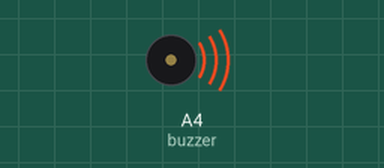
A sketch run on a simulated Arduino Uno, built with avr-gcc and run on an emulated ATmega328P. Shown: buzzer (waves = sounding).

Above: at 0.1 s.
At 26.3 s:
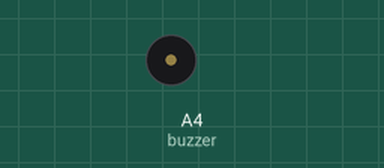
Timing chart, 0 to 40.0 s (numbered marks = the images above):
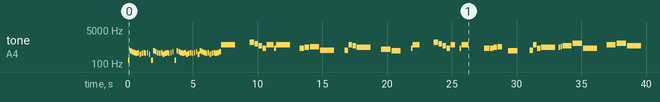

Measured:
- by itself, tone on A4 (buzzer): plays 156 Hz for 0.14 s, 466 Hz for 0.14 s, 415 Hz for 0.14 s, 370 Hz for 0.14 s, 349 Hz for 0.14 s, 370 Hz for 0.14 s … (94 notes in this stretch)

The sketch:

Rage_Beneath_the_Mountains.ino
```cpp
// GENSHIN IMPACT 若陀龍王戰鬥 BGM（二階段） "岩壑之崩" / Azhdaha Boss Battle Theme Phase 2 "Rage Beneath the Mountains"

#include <avr/pgmspace.h>

#define NOTE_B0  31
#define NOTE_C1  33
#define NOTE_CS1 35
#define NOTE_D1  37
#define NOTE_DS1 39
#define NOTE_E1  41
#define NOTE_F1  44
#define NOTE_FS1 46
#define NOTE_G1  49
#define NOTE_GS1 52
#define NOTE_A1  55
#define NOTE_AS1 58
#define NOTE_B1  62
#define NOTE_C2  65
#define NOTE_CS2 69
#define NOTE_D2  73
#define NOTE_DS2 78
#define NOTE_E2  82
#define NOTE_F2  87
#define NOTE_FS2 93
#define NOTE_G2  98
#define NOTE_GS2 104
#define NOTE_A2  110
#define NOTE_AS2 117
#define NOTE_B2  123
#define NOTE_C3  131
#define NOTE_CS3 139
#define NOTE_D3  147
#define NOTE_DS3 156
#define NOTE_E3  165
#define NOTE_F3  175
#define NOTE_FS3 185
#define NOTE_G3  196
#define NOTE_GS3 208
#define NOTE_A3  220
#define NOTE_AS3 233
#define NOTE_B3  247
#define NOTE_C4  262
#define NOTE_CS4 277
#define NOTE_D4  294
#define NOTE_DS4 311
#define NOTE_E4  330
#define NOTE_F4  349
#define NOTE_FS4 370
#define NOTE_G4  392
#define NOTE_GS4 415
#define NOTE_A4  440
#define NOTE_AS4 466
#define NOTE_B4  494
#define NOTE_C5  523
#define NOTE_CS5 554
#define NOTE_D5  587
#define NOTE_DS5 622
#define NOTE_E5  659
#define NOTE_F5  698
#define NOTE_FS5 740
#define NOTE_G5  784
#define NOTE_GS5 831
#define NOTE_A5  880
#define NOTE_AS5 932
#define NOTE_B5  988
#define NOTE_C6  1047
#define NOTE_CS6 1109
#define NOTE_D6  1175
#define NOTE_DS6 1245
#define NOTE_E6  1319
#define NOTE_F6  1397
#define NOTE_FS6 1480
#define NOTE_G6  1568
#define NOTE_GS6 1661
#define NOTE_A6  1760
#define NOTE_AS6 1865
#define NOTE_B6  1976
#define NOTE_C7  2093
#define NOTE_CS7 2217
#define NOTE_D7  2349
#define NOTE_DS7 2489
#define NOTE_E7  2637
#define NOTE_F7  2794
#define NOTE_FS7 2960
#define NOTE_G7  3136
#define NOTE_GS7 3322
#define NOTE_A7  3520
#define NOTE_AS7 3729
#define NOTE_B7  3951
#define NOTE_C8  4186
#define NOTE_CS8 4435
#define NOTE_D8  4699
#define NOTE_DS8 4978
#define NOTE_E8  5274
#define NOTE_F8  5588
#define NOTE_FS8 5920
#define NOTE_G8  6272
#define NOTE_GS8 6645
#define NOTE_A8  7074
#define NOTE_AS8 7459
#define NOTE_B8  7902
#define REST 0

int tempo = 100;
int buzzer = A4;

const int melody[] PROGMEM = {
  NOTE_DS3,16,NOTE_AS4,16,NOTE_GS4,16,NOTE_FS4,16,NOTE_F4,16,
  NOTE_FS4,16,NOTE_DS4,16,NOTE_F4,16,NOTE_FS4,16,NOTE_F4,32,REST,32,NOTE_FS4,32,REST,32,NOTE_DS4,32,REST,32,
  NOTE_DS3,16,NOTE_AS4,16,NOTE_GS4,16,NOTE_FS4,16,NOTE_F4,16,NOTE_FS4,16,NOTE_DS4,16,
  NOTE_F4,16,NOTE_FS4,16,NOTE_F4,32,REST,32,NOTE_FS4,32,REST,32,NOTE_GS4,32,REST,32,
  NOTE_DS3,16,NOTE_AS4,16,NOTE_GS4,16,NOTE_FS4,16,NOTE_F4,16,NOTE_FS4,16,NOTE_DS4,16,
  NOTE_F4,16,NOTE_FS4,16,NOTE_F4,32,REST,32,NOTE_FS4,32,REST,32,NOTE_GS4,32,REST,32,NOTE_DS4,16,
  NOTE_AS4,16,NOTE_GS4,16,NOTE_FS4,16,NOTE_F4,16,NOTE_FS4,16,NOTE_DS4,16,NOTE_F4,16,NOTE_FS4,16,NOTE_F4,16,NOTE_FS4,16,NOTE_GS4,16,NOTE_AS5,2,REST,4,
  REST,6,NOTE_DS6,6,NOTE_C6,8,NOTE_GS5,8,NOTE_DS5,8,NOTE_AS5,4,NOTE_DS5,16,NOTE_AS5,2,REST,4,NOTE_DS5,6,NOTE_F5,6,
  NOTE_FS5,3,NOTE_B4,2,REST,6,REST,8,NOTE_B4,8,NOTE_AS5,8,NOTE_GS5,8,NOTE_F5,2,REST,6,REST,8,NOTE_CS5,3,NOTE_AS4,3,REST,6,REST,8,
  NOTE_DS5,16,NOTE_AS5,4,REST,16,REST,32,REST,32,REST,32,REST,32,REST,32,REST,32,REST,6,
  NOTE_DS6,6,NOTE_C6,8,NOTE_GS5,8,NOTE_DS5,8,NOTE_AS5,6,REST,8,NOTE_DS5,16,NOTE_AS5,4,
  REST,32,REST,32,REST,32,REST,32,REST,32,REST,32,REST,6,REST,8,
  NOTE_DS5,32,NOTE_DS5,32,NOTE_DS5,8,NOTE_DS5,8,NOTE_F5,8,NOTE_FS5,6,REST,6,NOTE_AS4,3,
  REST,32,REST,32,REST,32,REST,32,REST,32,REST,32,REST,6,
  NOTE_B4,8,NOTE_AS5,8,NOTE_DS5,8,NOTE_F5,2,REST,32,REST,32,
  NOTE_F5,16,NOTE_FS5,16,NOTE_GS5,3,NOTE_CS6,3,NOTE_DS5,2,REST,4,NOTE_AS5,3,NOTE_CS6,3,NOTE_GS5,2,REST,4,
  NOTE_F5,3,NOTE_CS5,3,NOTE_DS5,3,NOTE_AS5,3,NOTE_DS6,3,NOTE_FS6,3,NOTE_F6,32,NOTE_FS6,32,NOTE_F6,3,NOTE_CS6,3,NOTE_AS5,3,
  NOTE_F5,8,NOTE_CS5,8,NOTE_AS4,8,NOTE_DS5,6,REST,6,NOTE_AS5,6,NOTE_GS4,6,NOTE_FS4,6,NOTE_F4,6,NOTE_CS6,3,NOTE_GS5,3,REST,-7,
  NOTE_F6,32,NOTE_FS6,32,NOTE_F6,3,NOTE_CS6,6,NOTE_AS5,6,NOTE_DS5,3,NOTE_DS5,8,NOTE_F5,8,NOTE_FS5,8,
  NOTE_GS5,16,NOTE_CS4,16,NOTE_F4,16,NOTE_GS4,16,NOTE_F4,16,NOTE_GS4,16,NOTE_CS6,3,NOTE_DS6,6,REST,6,
  NOTE_DS6,8,NOTE_F6,8,NOTE_FS6,8,NOTE_GS6,16,NOTE_CS5,16,NOTE_F5,16,NOTE_GS5,16,NOTE_F5,16,NOTE_GS5,16,NOTE_CS7,3,NOTE_DS7,6,
  NOTE_DS4,32,REST,32,NOTE_DS4,32,REST,12,NOTE_CS4,32,REST,32,NOTE_CS4,32,REST,12,NOTE_FS4,32,REST,32,NOTE_FS4,32,REST,32,NOTE_FS4,32,REST,32,
  NOTE_F4,32,REST,32,NOTE_F4,32,REST,12,NOTE_CS4,32,REST,32,NOTE_CS4,32,REST,12,NOTE_GS3,32,REST,32,NOTE_GS3,32,REST,12,
  NOTE_F4,32,REST,32,NOTE_F4,32,REST,32,NOTE_F4,32,NOTE_AS7,6,
  NOTE_AS4,32,REST,32,NOTE_AS4,32,REST,12,NOTE_GS4,32,REST,32,NOTE_GS4,32,REST,16,NOTE_FS5,10,REST,10,NOTE_F5,10,REST,10,NOTE_CS5,10,REST,10,NOTE_GS4,10,REST,10,
  NOTE_GS6,16,NOTE_FS6,16,NOTE_CS6,16,NOTE_AS5,16,REST,6,NOTE_DS4,32,REST,32,NOTE_DS4,32,REST,12,NOTE_DS4,32,REST,32,NOTE_DS4,32,REST,12,
  NOTE_FS4,32,REST,32,NOTE_FS4,32,REST,32,NOTE_FS4,32,REST,32,NOTE_FS6,32,   NOTE_GS6,8,
  NOTE_CS5,10,REST,10,NOTE_GS4,10,REST,10,NOTE_F4,12,NOTE_F4,12,NOTE_F4,12,REST,8,NOTE_AS4,32,REST,32,NOTE_AS4,32,REST,12,NOTE_GS4,32,REST,32,NOTE_GS4,32,REST,12,
  NOTE_DS6,16,NOTE_DS6,16,NOTE_DS6,16,NOTE_GS6,16,NOTE_GS6,16,REST,16,NOTE_FS6,16,NOTE_FS6,16,REST,16,
  NOTE_C8,128,NOTE_B7,128,NOTE_A7,128,NOTE_G7,128,NOTE_F7,128,NOTE_E7,128,NOTE_D7,128,NOTE_C7,128,NOTE_B6,128,NOTE_A6,128,NOTE_G6,128,NOTE_F6,128,
  NOTE_E6,128,NOTE_D6,128,NOTE_C6,128,NOTE_B5,128,NOTE_A5,128,NOTE_G5,128,NOTE_F5,128,NOTE_E5,128,NOTE_D5,128,NOTE_C5,128,
  NOTE_B4,128,NOTE_A4,128,NOTE_G4,128,NOTE_F4,128,NOTE_E4,128,NOTE_D4,128,NOTE_B3,128,NOTE_A3,128,NOTE_G3,128,NOTE_E3,128,NOTE_F3,128,NOTE_E3,128,NOTE_D3,128,NOTE_C3,4,
  NOTE_GS5,24,NOTE_GS3,24,NOTE_CS4,24,NOTE_E4,24,NOTE_GS4,24,NOTE_E4,24,NOTE_GS4,24,NOTE_C5,24,NOTE_A5,24,
  NOTE_GS4,24,NOTE_E4,24,NOTE_DS4,24,REST,24,NOTE_GS3,24,NOTE_E3,24,NOTE_C3,24,
  NOTE_E6,24,NOTE_CS5,24,NOTE_GS4,24,NOTE_E4,24,NOTE_DS4,24,NOTE_CS4,24,NOTE_GS3,24,NOTE_E3,24,NOTE_DS6,24,NOTE_CS3,24,
  NOTE_GS3,24,NOTE_CS4,24,NOTE_E4,24,NOTE_GS4,24,NOTE_CS5,24,NOTE_E5,24,NOTE_DS6,24,
  NOTE_DS3,24,NOTE_GS3,24,NOTE_C4,24,NOTE_DS4,24,NOTE_GS4,24,NOTE_C5,24,NOTE_DS5,24,NOTE_A6,24,
  NOTE_DS5,24,NOTE_C5,24,NOTE_GS4,24,NOTE_DS4,24,NOTE_C4,24,NOTE_GS3,24,NOTE_DS3,24,NOTE_GS6,24,
  NOTE_GS3,24,NOTE_C4,24,NOTE_DS4,24,NOTE_GS4,24,NOTE_DS4,24,NOTE_GS4,24,NOTE_C5,24,NOTE_DS6,24,
  NOTE_C5,24,NOTE_GS4,24,NOTE_DS4,24,NOTE_E6,24,NOTE_DS4,24,NOTE_C4,24,NOTE_GS3,24,NOTE_FS6,24,
  NOTE_FS3,24,NOTE_B3,24,NOTE_D4,24,NOTE_FS4,24,NOTE_B3,24,NOTE_D4,24,NOTE_FS4,24,NOTE_B5,24,
  NOTE_FS5,24,NOTE_D5,24,NOTE_CS5,24,NOTE_B4,24,NOTE_FS4,24,NOTE_D4,24,NOTE_B3,24,NOTE_CS6,24,
  NOTE_FS3,24,NOTE_B3,24,NOTE_D4,24,NOTE_FS4,24,NOTE_D4,24,NOTE_FS4,24,NOTE_B4,24,NOTE_D6,24,
  NOTE_B5,24,NOTE_G4,24,NOTE_FS4,24,NOTE_D4,24,NOTE_B3,24,NOTE_G3,24,NOTE_FS3,24,NOTE_FS6,24,NOTE_FS3,24,
  NOTE_A3,24,NOTE_CS4,24,NOTE_FS4,24,NOTE_CS4,24,NOTE_FS4,24,NOTE_G4,24,NOTE_C6,24,NOTE_FS5,24,
  NOTE_C5,24,NOTE_A4,24,NOTE_FS4,242,NOTE_C4,24,NOTE_A3,24,NOTE_FS3,24,NOTE_CS6,24,NOTE_CS3,24,
  NOTE_FS3,24,NOTE_A3,24,NOTE_CS4,24,NOTE_FS4,24,NOTE_A4,24,NOTE_CS5,24,NOTE_FS6,6,NOTE_GS6,6,
  NOTE_A6,3,NOTE_CS6,3,NOTE_D6,3,NOTE_FS6,6,NOTE_GS6,6,NOTE_A6,3,NOTE_CS6,3,NOTE_D6,3,
  NOTE_B6,6,NOTE_A6,6,NOTE_A6,3,NOTE_G6,3,NOTE_B5,3,NOTE_CS6,6,NOTE_D6,6,NOTE_FS6,3,NOTE_F6,3,NOTE_D7,6,REST,6,NOTE_CS7,3,
  NOTE_FS5,32,REST,32,NOTE_FS5,32,REST,12,NOTE_G5,32,REST,32,NOTE_G5,32,REST,12,NOTE_DS5,32,REST,32,NOTE_DS5,32,REST,12,
  NOTE_D6,32,REST,32,NOTE_D6,32,REST,12,NOTE_CS6,32,REST,32,NOTE_CS6,32,REST,12,NOTE_E5,32,REST,32,NOTE_E5,32,REST,12,
  NOTE_E6,32,REST,32,NOTE_E6,32,REST,12,NOTE_D6,32,REST,32,NOTE_D6,32,REST,12,NOTE_CS6,32,REST,32,NOTE_CS6,32,REST,12,
  NOTE_D6,32,REST,32,NOTE_D6,32,REST,12,NOTE_AS5,32,REST,32,NOTE_AS5,32,REST,12,NOTE_B5,32,REST,16,NOTE_B5,32,REST,12,
  NOTE_G5,32,REST,32,NOTE_G5,32,REST,12,NOTE_FS5,32,REST,32,NOTE_FS5,32,REST,16,REST,8,REST,16,REST,8,REST,16,
  NOTE_CS6,32,REST,32,NOTE_CS6,32,REST,12,NOTE_D6,32,REST,32,NOTE_D6,32,REST,12,NOTE_AS5,32,REST,32,NOTE_AS5,32,REST,12,
  NOTE_B5,32,REST,32,NOTE_B5,32,REST,12,NOTE_G6,32,REST,32,NOTE_G6,32,REST,12,NOTE_FS6,32,REST,32,NOTE_FS6,32,REST,12,
  NOTE_D7,32,REST,32,NOTE_D7,32,REST,12,NOTE_CS7,32,REST,32,NOTE_D7,32,REST,32,NOTE_CS7,32,REST,12,NOTE_G7,32,REST,32,NOTE_G7,32,REST,12,
  NOTE_FS7,32,REST,32,NOTE_FS7,32,REST,16,NOTE_CS7,32,REST,32,NOTE_CS7,32,REST,16,NOTE_D7,32,REST,32,NOTE_D7,32,REST,16,
  NOTE_AS5,32,REST,32,NOTE_AS5,32,REST,12,NOTE_B5,32,REST,32,NOTE_B5,32,REST,12,NOTE_FS3,8,NOTE_FS3,8,NOTE_FS3,8,
  NOTE_B4,16,NOTE_FS4,16,NOTE_E4,16,NOTE_D4,16,NOTE_CS4,16,NOTE_D4,16,NOTE_B4,16,NOTE_CS4,16,NOTE_D4,16,
  NOTE_CS4,16,NOTE_D4,32,NOTE_E4,32,NOTE_B4,16,NOTE_FS4,16,NOTE_E4,16,NOTE_D4,16,NOTE_CS4,16,NOTE_D4,16,
  NOTE_B4,16,NOTE_CS4,16,NOTE_B4,16,NOTE_CS4,32,REST,32,NOTE_AS4,16,NOTE_DS4,32,REST,32,NOTE_B4,16,
  NOTE_FS4,16,NOTE_E4,16,NOTE_D4,16,NOTE_CS4,16,NOTE_D4,16,NOTE_B4,16,NOTE_CS4,16,NOTE_D4,16,NOTE_CS4,32,REST,32,
  NOTE_D4,32,REST,32,NOTE_E4,32,REST,32,NOTE_B4,16,NOTE_FS4,16,NOTE_E4,16,NOTE_D4,16,NOTE_CS4,16,NOTE_D4,16,
  NOTE_AS4,16,NOTE_CS4,16,NOTE_D4,16,NOTE_CS4,32,REST,32,NOTE_D4,32,REST,32,NOTE_E4,32,REST,32,NOTE_FS4,6,REST,6,
  NOTE_B4,3,NOTE_B4,6,NOTE_B5,6,NOTE_G5,8,NOTE_E5,8,NOTE_CS5,8,NOTE_FS5,6,REST,8,NOTE_B4,16,NOTE_FS5,8,REST,2,REST,8,REST,16,
  NOTE_B4,8,NOTE_B4,8,NOTE_CS5,8,NOTE_D5,3,NOTE_G4,3,REST,4,REST,8,REST,16,NOTE_G4,8,NOTE_FS5,8,NOTE_E5,8,NOTE_CS5,6,REST,2,
  NOTE_CS5,32,NOTE_D5,32,NOTE_E5,6,REST,6,NOTE_A5,3,     REST,3,     NOTE_B5,16,NOTE_FS6,3,REST,6,NOTE_B6,6,NOTE_GS6,8,NOTE_E6,8,NOTE_B5,8,NOTE_FS6,6,REST,8,
  NOTE_B5,16,NOTE_FS6,3,REST,3,NOTE_B5,32,NOTE_B5,32,NOTE_B5,8,NOTE_B5,8,NOTE_CS6,8,NOTE_D6,3,NOTE_G5,3,REST,6,
  NOTE_G5,6,NOTE_FS6,6,NOTE_E6,6,NOTE_CS6,6,REST,3,REST,16,NOTE_CS6,16,NOTE_D6,16,NOTE_E6,6,REST,6,
  NOTE_A6,3,NOTE_B6,6,REST,8,REST,8,REST,8,REST,16,NOTE_B4,32,NOTE_D5,32,NOTE_G5,32,NOTE_B5,32,NOTE_D6,32,NOTE_G6,32,NOTE_B6,4,REST,6,
  NOTE_B5,8,NOTE_CS6,8,NOTE_D6,8,NOTE_CS6,6,NOTE_A7,32,NOTE_FS7,32,NOTE_CS7,32,NOTE_A6,32,NOTE_FS6,32,NOTE_CS6,32,
  NOTE_A5,6,NOTE_E7,32,NOTE_CS7,32,NOTE_A6,32,NOTE_D6,32,NOTE_CS6,32,NOTE_A6,32,NOTE_E6,6,
  NOTE_CS7,32,NOTE_A6,32,NOTE_E6,32,NOTE_CS6,32,NOTE_A5,32,NOTE_E5,32,NOTE_CS5,6,
  NOTE_A6,32,NOTE_FS6,32,NOTE_CS6,32,NOTE_A5,32,NOTE_FS5,32,NOTE_CS5,32,NOTE_B4,6,REST,6,
  NOTE_B4,8,NOTE_CS5,8,NOTE_D5,8,NOTE_CS5,16,NOTE_A3,16,NOTE_E4,16,NOTE_E5,16,NOTE_CS4,16,NOTE_A4,16,
  NOTE_A5,16,NOTE_E4,16,NOTE_CS5,16,NOTE_CS6,16,NOTE_A4,16,NOTE_E5,16,NOTE_E6,16,
  NOTE_A3,16,NOTE_D4,16,NOTE_FS4,16,NOTE_A4,16,NOTE_D5,16,NOTE_FS6,16,
  NOTE_FS3,16,NOTE_G3,16,NOTE_D4,16,NOTE_FS4,16,NOTE_A4,16,NOTE_CS6,4,REST,6,
  NOTE_A5,8,NOTE_FS5,8,NOTE_CS5,8,NOTE_B4,3,NOTE_B5,3,REST,3,
  NOTE_B5,8,NOTE_CS6,8,NOTE_D6,8,NOTE_E6,3,NOTE_FS6,3,NOTE_CS6,3,NOTE_A5,3,NOTE_B5,3,
  NOTE_B5,8,NOTE_CS6,8,NOTE_D6,8,NOTE_DS6,16,NOTE_CS4,16,NOTE_E4,16,NOTE_A4,16,NOTE_E4,16,NOTE_A4,16,
  NOTE_CS6,8,NOTE_D6,8,NOTE_E6,8,NOTE_D6,16,NOTE_D4,16,NOTE_G4,16,NOTE_B4,16,NOTE_G4,16,NOTE_B4,16,
  NOTE_D6,8,NOTE_E6,8,NOTE_FS6,8,NOTE_E6,3,NOTE_A6,3,NOTE_B6,3,
  NOTE_B4,16,NOTE_G4,16,NOTE_FS4,16,NOTE_E4,16,NOTE_D4,16,NOTE_CS4,16,NOTE_B4,16,NOTE_CS4,16,NOTE_D4,16,NOTE_CS4,16,NOTE_D4,16,NOTE_E4,16,NOTE_B4,16,
  NOTE_G4,16,NOTE_FS4,16,NOTE_E4,16,NOTE_D4,16,NOTE_CS4,16,NOTE_B4,32,REST,32,NOTE_CS4,32,REST,32,
  NOTE_B4,32,REST,32,NOTE_CS4,32,REST,32,NOTE_B4,32,REST,32,NOTE_E4,32,REST,32,
  NOTE_B4,16,NOTE_G4,16,NOTE_FS4,16,NOTE_E4,16,NOTE_D4,16,NOTE_CS4,16,NOTE_B4,16,
  NOTE_CS4,16,NOTE_D4,16,NOTE_CS4,16,NOTE_D4,16,NOTE_E4,16,NOTE_B4,16,NOTE_G4,16,NOTE_FS4,16,NOTE_E4,16,NOTE_D4,16,NOTE_CS4,16,
  NOTE_B4,32,REST,32,NOTE_CS4,32,REST,32,NOTE_D4,32,REST,32,NOTE_B4,32,REST,32,NOTE_D4,32,REST,32,NOTE_E4,32,REST,32,
  NOTE_B4,16,NOTE_G4,16,NOTE_FS4,16,NOTE_E4,16,NOTE_D4,16,NOTE_CS4,16,
  NOTE_B4,32,REST,32,NOTE_CS4,32,REST,32,NOTE_B4,32,REST,32,NOTE_CS4,32,REST,32,NOTE_B4,32,REST,32,NOTE_E4,32,REST,32,
  NOTE_A4,16,NOTE_F4,16,NOTE_FS4,16,NOTE_E4,16,NOTE_D4,16,NOTE_CS4,16,NOTE_CS5,32,REST,32,NOTE_B4,32,REST,32,
  NOTE_A4,32,REST,32,NOTE_G4,32,REST,32,NOTE_FS4,32,REST,32,NOTE_E4,32,REST,32,
  NOTE_E5,16,NOTE_D5,16,NOTE_CS4,16,NOTE_G4,16,NOTE_FS4,16,NOTE_E4,16,NOTE_D6,16,NOTE_CS6,16,NOTE_B5,16,
  NOTE_G6,16,NOTE_FS6,16,NOTE_E6,16,NOTE_B5,16,NOTE_CS6,16,NOTE_D6,16,NOTE_E6,16,NOTE_D6,16,NOTE_CS6,16,NOTE_G6,16,
  NOTE_FS6,16,NOTE_E6,16,NOTE_AS6,16,NOTE_B6,16,NOTE_CS7,16,REST,1,
  NOTE_B3,-1,
};

int notes = sizeof(melody) / sizeof(melody[0]) / 2;
int wholenote = (60000 * 4) / tempo;

void playMelody(const int melody[], int notes, int wholenote) {
  for (int thisNote = 0; thisNote < notes * 2; thisNote += 2) {

    int pitch = pgm_read_word(&melody[thisNote]);
    int divider = pgm_read_word(&melody[thisNote + 1]);

    int noteDuration;

    if (divider > 0) {
      // 正常音符
      noteDuration = wholenote / divider;
    } else {
      // 負音符（1.5倍）
      noteDuration = wholenote / abs(divider);
      noteDuration = noteDuration * 1.5;
    }

    tone(buzzer, pitch, noteDuration * 0.9);
    delay(noteDuration);
    noTone(buzzer);
  }
}

void setup() {
  playMelody(melody, notes, wholenote);
}

void loop() {
}
```
